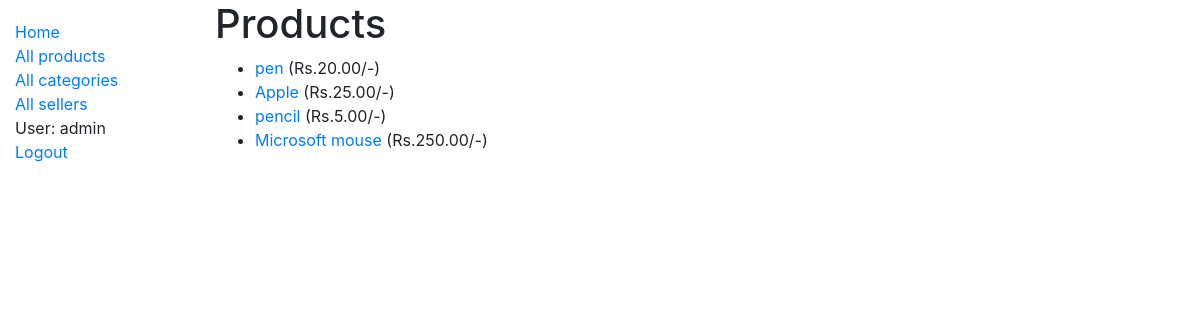
The app's page /market/products/ (signed in) with its own data.
### market/models.py (models this page shows, shortened)
class Product(models.Model):
    name = models.CharField(max_length=50)
    price = models.DecimalField(max_digits=8, decimal_places=2)
    description = models.TextField(max_length=1000, help_text='brief description of the product', blank=True)
    image = models.ImageField(default='default.png',blank=True)
    seller = models.ForeignKey(Seller, on_delete=models.SET_NULL, null=True, blank=True)
    category = models.ManyToManyField(Category, help_text='Categories for this product', blank=True)
    stock = models.PositiveIntegerField(default=1)
    def get_absolute_url(self):
        return reverse('market:product-detail', args=[str(self.id)])

### market/views.py (the view)
# urls.py: path('products/', views.ProductListView.as_view(), name='products'),
class ProductListView(generic.ListView):
    model = Product

### market/templates/market/product_list.html
{% extends "base_generic.html" %}
{% block content %}
  <h1>Products</h1>
  {% if product_list %}
  <ul>
    {% for product in product_list %}
      <li>
        <a href="{{ product.get_absolute_url }}">{{ product.name }}</a> (Rs.{{product.price}}/-)
      </li>
    {% endfor %}
  </ul>
  {% else %}
    <p>There are no products currently available in the market.</p>
  {% endif %}
{% endblock %}

### market/templates/base_generic.html (shortened to what this page needs)
<!DOCTYPE html>
<html lang="en">
<head>
  <link rel="stylesheet" href="https://stackpath.bootstrapcdn.com/bootstrap/4.1.3/css/bootstrap.min.css">
  {% load static %}
  <link rel="stylesheet" href="{% static 'css/styles.css' %}">
</head>
<body>
  <div class="container-fluid">
    <div class="row">
      <div class="col-sm-2">
      {% block sidebar %}
        <ul class="sidebar-nav">
          <li><a href="{% url 'market:index' %}">Home</a></li>
          <li><a href="{% url 'market:products' %}">All products</a></li>
          <li><a href="">All categories</a></li>
          <li><a href="{% url 'market:sellers' %}">All sellers</a></li>
          {% if user.is_authenticated %}
            <li>User: {{ user.get_username }}</li>
            <li><a href="{% url 'accounts:logout' %}?next={{request.path}}">Logout</a></li>
          {% else %}
            <li><a href="{% url 'accounts:login' %}?next={{request.path}}">Login</a></li>
          {% endif %}
        </ul>
     {% endblock %}
      </div>
      <div class="col-sm-10 ">{% block content %}{% endblock %}</div>
    </div>
  </div>
</body>
</html>

### market/static/css/styles.css (style rules this page uses)
.sidebar-nav { margin-top: 20px; padding: 0; list-style: none; }

### records on screen
Product: name "pen", price "20.00"
Product: name "Apple", price "25.00"
Product: name "pencil", price "5.00"
Product: name "Microsoft mouse", price "250.00"

### other values on screen
{{ user.get_username }} "admin"
